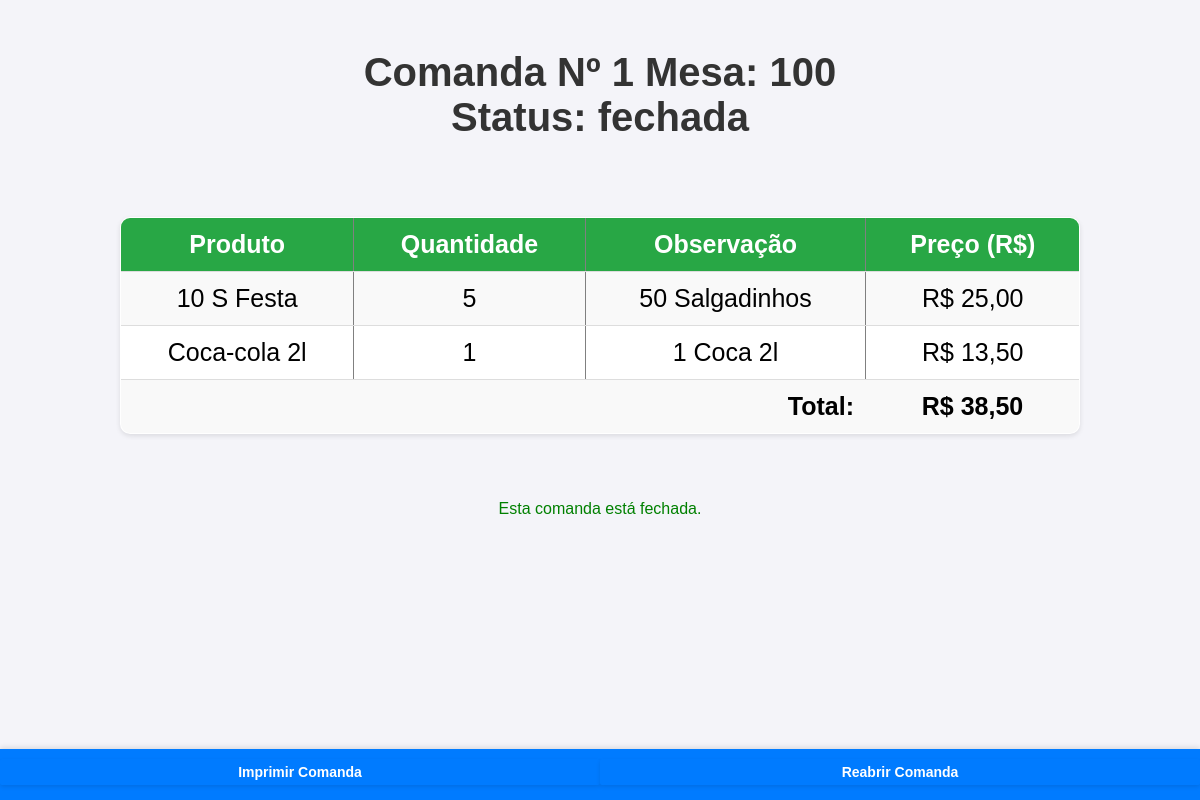
Page /comanda.php?id=244 on the committed database.
### tables this page shows
CREATE TABLE `comandas` (
  `id` int(11) NOT NULL,
  `numero` int(11) NOT NULL,
  `aberta` tinyint(1) DEFAULT 1,
  `mesa` int(11) DEFAULT NULL,
  `status` enum('aberta','fechada') NOT NULL DEFAULT 'aberta',
  `criado_em` timestamp NOT NULL DEFAULT current_timestamp(),
  `data_fechamento` datetime DEFAULT NULL
);

CREATE TABLE `itens` (
  `id` int(11) NOT NULL,
  `comanda_id` int(11) NOT NULL,
  `produto` varchar(255) NOT NULL,
  `descricao` varchar(255) DEFAULT NULL,
  `quantidade` int(11) NOT NULL,
  `preco` decimal(10,2) NOT NULL,
  `criado_em` timestamp NOT NULL DEFAULT current_timestamp(),
  `atendido` tinyint(1) DEFAULT 0
);

### comanda.php (the view, shortened to what this page needs)
<?php
include 'db.php';
if (empty($_POST['numero'])) {
    $stmt = $pdo->query("SELECT MAX(numero) AS max_numero FROM comandas");
    $resultado = $stmt->fetch();
    $numero = $resultado ? $resultado['max_numero'] + 1 : 1;
    $mesa = intval($_POST['mesa']);
} else {
    $numero = intval($_POST['numero']);
    $mesa = intval($_POST['mesa']);
}
$comanda_id = isset($_GET['id']) ? intval($_GET['id']) : 0;
if ($comanda_id > 0) {
    $stmt = $pdo->prepare("SELECT * FROM comandas WHERE id = ?");
    $stmt->execute([$comanda_id]);
    $comanda = $stmt->fetch();
    $stmt = $pdo->prepare("SELECT * FROM itens WHERE comanda_id = ?");
    $stmt->execute([$comanda_id]);
    $itens = $stmt->fetchAll();
} else {
    $stmt = $pdo->prepare("INSERT INTO comandas (numero, mesa) VALUES (?, ?)");
    $stmt->execute([$numero, $mesa]);
    header("Location: abrir_comanda.php");
}
?>
<!DOCTYPE html>
<html>
<head>
    <link rel="stylesheet" href="style/style.css">
</head>
<body>
    <h1>Comanda Nº <?= htmlspecialchars($comanda['numero']) ?>
    Mesa: <?= htmlspecialchars($comanda['mesa']) ?></br>
    Status: <?= htmlspecialchars($comanda['status']) ?></br>
    </h1>
    <table border="1">
        <tr>
            <th>Produto</th>
            <th>Quantidade</th>
            <th>Observação</th>
            <th>Preço (R$)</th>
        </tr>
        <?php
        $total = 0;
        foreach ($itens as $item):
            $total += $item['preco'];
        ?>
        <tr>
            <td><?= htmlspecialchars($item['produto']) ?></td>
            <td><?= number_format($item['quantidade'], 0) ?></td>
            <td><?= htmlspecialchars($item['descricao']) ?></td>
            <td>R$ <?= number_format($item['preco'], 2, ',', '.') ?></td>
        </tr>
        <?php endforeach; ?>
        <tr>
            <td colspan="3" style="text-align: right; font-weight: bold;">Total:</td>
            <td style="font-weight: bold;">R$ <?= number_format($total, 2, ',', '.') ?></td>
        </tr>
    </table>
    <?php if ($comanda['status'] === 'aberta'): ?>
        <form method="get" action="fechar_comanda.php">
            <input type="hidden" name="id" value="<?= htmlspecialchars($comanda_id) ?>">
            <nav class="navbar">
                <a href="abrir_comanda.php" class="butt">voltar</a>
                <button type="submit" style="background-color: red">Fechar Comanda</button>
            </nav>
        </form>
    <?php else: ?>
        <nav class="navbar">
        <a href="imprimir_comanda.php?id=<?= htmlspecialchars($comanda_id) ?>" class="butt">
        <button">Imprimir Comanda</button>
        </a>
        <a href="reabrir_comanda.php?id=<?= htmlspecialchars($comanda_id) ?>" class="butt">
        <button">Reabrir Comanda</button>
        </a>
    </nav>
        <p style="color: green;">Esta comanda está fechada.</p>
    <?php endif; ?>
</body>
</html>

### style/style.css (style rules this page uses)
body { font-family: 'Arial', sans-serif; background-color: #f4f4f9; margin: 0; padding: 0; display: flex; flex-direction: column; align-items: center; min-height: 100vh; }
h1, h2 { color: #333; font-size: 40px; text-align: center; margin-top: 50px; }
.butt { width: 100%; display: block; text-decoration: none; background-color: #007BFF; color: #fff; font-size: 25px; font-weight: bold; text-align: center; margin-bottom: 5px; padding: 5px; border-radius: 2px; box-shadow: 0 2px 4px rgba(0, 0, 0, 0.1); transition: background-color 0.3s ease, transform 0.2s ease; }
table { width: 80%; border-collapse: collapse; margin: 50px 0; background-color: #fff; border-radius: 10px; overflow: hidden; box-shadow: 0 2px 5px rgba(0, 0, 0, 0.1); padding: 20px; box-sizing: border-box; }
table th, table td { padding: 12px; text-align: center; border-bottom: 1px solid #ddd; font-size: 25px; }
table th { background-color: #28a745; color: white; font-weight: bold; }
table tr:last-child td { border:black; }
table tr:nth-child(even) { background-color: #f9f9f9; }
.navbar { position: fixed; bottom: 0; left: 0; width: 100%; background-color: #007BFF; display: flex; justify-content: space-around; padding: 10px 0; box-shadow: 0 -2px 5px rgba(0, 0, 0, 0.1); }
.navbar a { color: white; font-size: 14px; text-align: center; }

### rows in the picture
comandas: numero "1", mesa "100", status "fechada"
itens: produto "10 S Festa", quantidade "5", descricao "50 Salgadinhos", preco "25,00"
itens: produto "Coca-cola 2l", quantidade "1", descricao "1 Coca 2l", preco "13,50"

### other values in the picture
$total "38,50"
